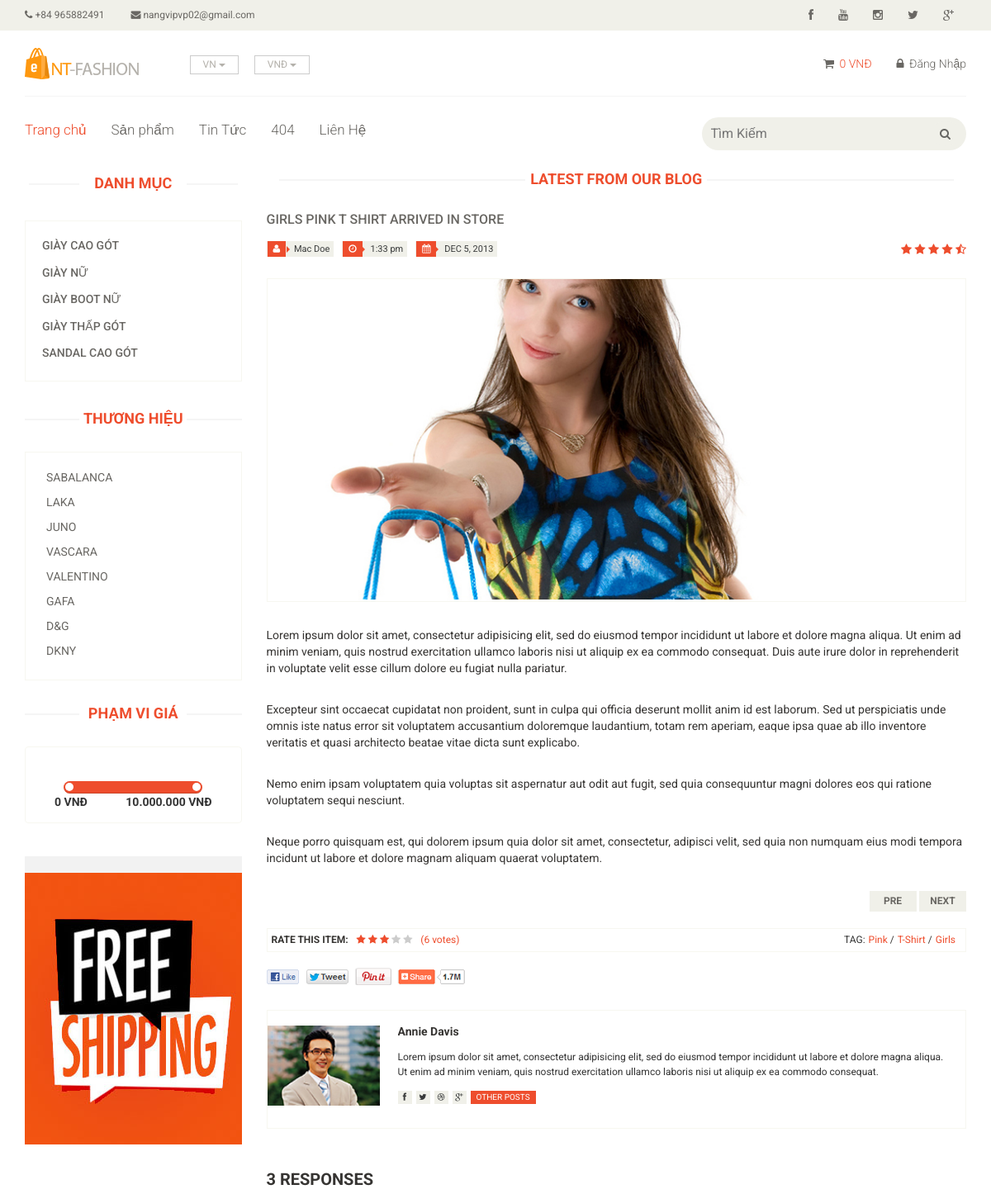
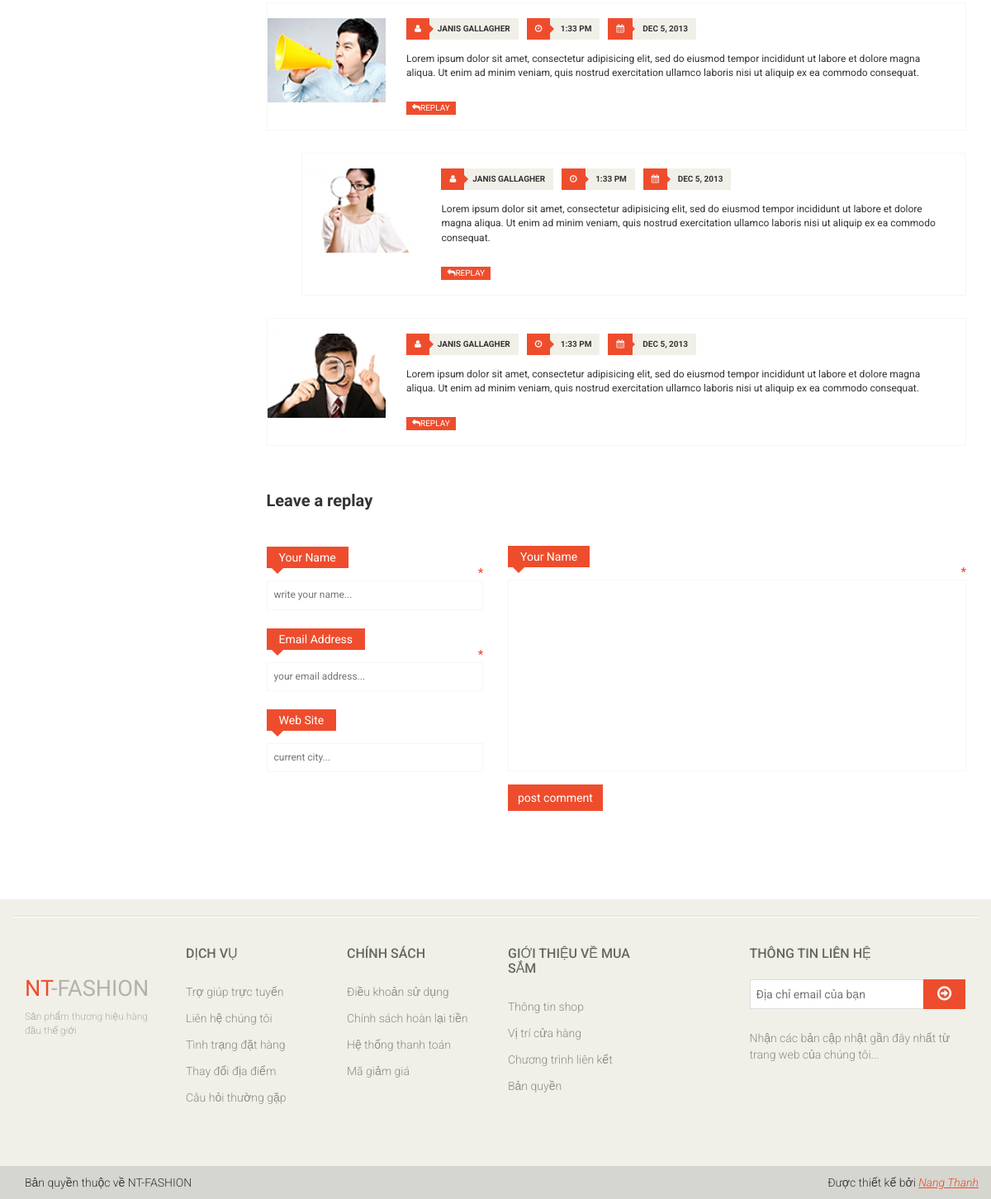
The page /blog-single.php on the database its author committed (2 pictures, top to bottom).
### tables this page shows
CREATE TABLE `t_category` (
  `id_cat` int(10) UNSIGNED NOT NULL,
  `name_cat` varchar(255) NOT NULL
);

CREATE TABLE `t_brand` (
  `id_brand` int(10) UNSIGNED NOT NULL,
  `name_brand` varchar(255) NOT NULL
);

### lib/database.php (called while the page is built, shortened)
<?php
class Database
{
    public $host = dbhost;
    public $user = dbuser;
    public $pass = dbpass;
    public $dbname = dbname;
    public $link;
    private function connectDB()
    {
        $this->link = new mysqli(
            $this->host,
            $this->user,
            $this->pass,
            $this->dbname
        );
    }
    public function select($query)
    {
        $result = $this->link->query($query) or
            die($this->link->error . __LINE__);
        if ($result->num_rows > 0) {
            return $result;
        } else {
            return false;
        }
    }
}

### classes/category.php (called while the page is built, shortened)
<?php
$filepath = realpath(dirname(__FILE__));
include_once($filepath.'/../lib/database.php');
?>
<?php
class Category
{
    private $db;
    public function __construct()
    {
        $this->db = new Database();
    }
    public function get_cat_new(){
        $query = "SELECT * FROM t_category";
        $result = $this->db->select($query);
        return $result;
    }
}
?>

### classes/brand.php (called while the page is built, shortened)
<?php
$filepath = realpath(dirname(__FILE__));
include_once($filepath.'/../lib/database.php');
?>
<?php
class Brand
{
    private $db;
    public function __construct()
    {
        $this->db = new Database();
    }
    public function get_brand_new(){
        $query = "SELECT * FROM t_brand";
        $result = $this->db->select($query);
        return $result;
    }
}
?>

### inc/sliderleft.php (the view, shortened to what this page needs)
<?php
include_once('lib/database.php');
$cat = new category();
$brand= new Brand();
?>
<section>
    <div class="container">
        <div class="row">
            <div class="col-sm-3">
                <div class="left-sidebar">
                    <div class="algintd" style="padding:5px">
                        <h2>Danh Mục</h2>
                    </div>
                    <div class="panel-group category-products" id="accordian">
                        <?php
                        $get_cat_new = $cat->get_cat_new();
                        if ($get_cat_new) {
                            while ($result = $get_cat_new->fetch_assoc()) {
                        ?>
                        <div class="panel panel-default">
                            <div class="panel-heading">
                                <h4 class="panel-title"><a href="productbycat.php?catid=<?php echo $result['id_cat'] ?>"><?php echo $result['name_cat'] ?></a></h4>
                            </div>
                        </div>
                        <?php
                            }
                        }
                        ?>
                    </div>
                    <div class="brands_products">
                        <h2>Thương Hiệu</h2>
                        <div class="brands-name">
                        <?php
                        $get_brand_new = $brand->get_brand_new();
                        if ($get_brand_new) {
                            while ($result = $get_brand_new->fetch_assoc()) {
                        ?>
                            <ul class="nav nav-pills nav-stacked">
                                <li>
                                    <a href="productbybrand.php?brandid=<?php echo $result['id_brand'] ?>"><?php echo $result['name_brand'] ?></a>
                                </li>
                            </ul>
                            <?php
                            }}
                            ?>
                        </div>
                    </div>
                    <div class="price-range">
                        <h2>Phạm Vi Giá</h2>
                        <div class="well text-center">
                                data-slider-step="5" data-slider-value="[0,10000000]" id="sl2" /><br />
                            <b class="pull-left">0 VNĐ</b> <b class="pull-right">10.000.000 VNĐ</b>
                        </div>
                    </div>
                    <div class="shipping text-center">
                        <img src="./images/home/shipping.jpg" alt="" />
                    </div>
                </div>
            </div>

### css/main.css (style rules this page uses)
body { font-family: "Roboto", sans-serif; position: relative; font-weight: 400px; }
ul li { list-style: none; }
a { -webkit-transition: 300ms; -moz-transition: 300ms; -o-transition: 300ms; transition: 300ms; }
h1, h2, h3, h4, h5, h6 { font-family: "Roboto", sans-serif; }
:root { --bg-primary: #ee4d2d; }
.category-products { border: 1px solid #f7f7f0; margin-bottom: 35px; padding-bottom: 20px; padding-top: 15px; }
.left-sidebar h2, .brands_products h2 { color: var(--bg-primary); font-family: "Roboto", sans-serif; font-size: 18px; font-weight: 700; margin: 0 auto 30px; text-align: center; text-transform: uppercase; position: relative; z-index: 3; }
.left-sidebar h2:after, h2.title:after { content: " "; position: absolute; border: 1px solid #f5f5f5; bottom: 8px; left: 0; width: 100%; height: 0; z-index: -2; }
.left-sidebar h2:before { content: " "; position: absolute; background: #fff; bottom: -6px; width: 130px; height: 30px; z-index: -1; left: 50%; margin-left: -65px; }
.category-products .panel { background-color: #ffffff; border: 0px; border-radius: 0px; box-shadow: none; margin-bottom: 0px; }
.category-products .panel-default .panel-heading { background-color: #ffffff; border: 0 none; color: #ffffff; padding: 5px 20px; }
.category-products .panel-default .panel-heading .panel-title a { color: #696763; font-family: "Roboto", sans-serif; font-size: 14px; text-decoration: none; text-transform: uppercase; }
.brands-name { border: 1px solid #f7f7f0; padding-bottom: 20px; padding-top: 15px; }
.brands-name .nav-stacked li a { background-color: #ffffff; color: #696763; font-family: "Roboto", sans-serif; font-size: 14px; padding: 5px 25px; text-decoration: none; text-transform: uppercase; }
.shipping { background-color: #f2f2f2; margin-top: 40px; overflow: hidden; padding-top: 20px; position: relative; }
.price-range { margin-top: 30px; }
.well { background-color: #ffffff; border: 1px solid #f7f7f0; border-radius: 4px; box-shadow: none; margin-bottom: 20px; min-height: 20px; padding: 35px; }

### rows shown on the page
t_category: name_cat "GIÀY CAO GÓT"
t_category: name_cat "GIÀY NỮ"
t_category: name_cat "GIÀY BOOT NỮ"
t_category: name_cat "GIÀY THẤP GÓT"
t_category: name_cat "SANDAL CAO GÓT"
t_brand: name_brand "SABALANCA"
t_brand: name_brand "LAKA"
t_brand: name_brand "JUNO"
t_brand: name_brand "VASCARA"
t_brand: name_brand "VALENTINO"
t_brand: name_brand "GAFA"
t_brand: name_brand "D&G"
t_brand: name_brand "DKNY"
